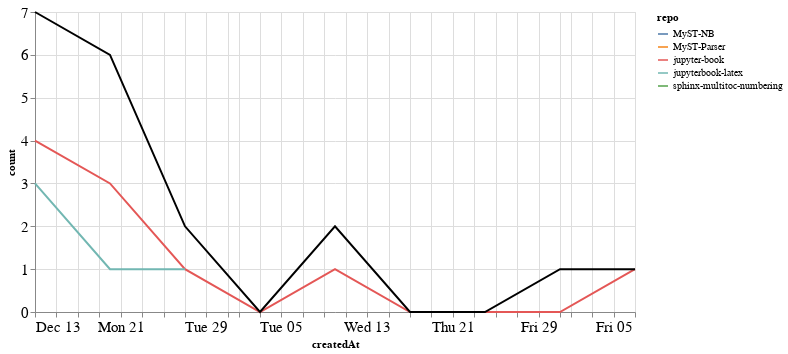

The code cell stored with this chart in its notebook:
### Markdown cell above
### Comments

### Code cell
comments_time = comments.groupby('repo').resample('W', on='createdAt').count()['author'].reset_index()
comments_time = comments_time.rename(columns={'author': 'count'})
comments_time_total = comments_time.groupby('createdAt').agg({"count": "sum"}).reset_index()
ch1 = alt.Chart(comments_time, width=600).mark_line().encode(
    x='createdAt',
    y='count',
    color='repo',
    tooltip="repo"
)

ch2 = alt.Chart(comments_time_total, width=600).mark_line(color="black").encode(
    x='createdAt',
    y='count',
)

ch1 + ch2

### Figure 1 — Vega-Lite specification as saved in the notebook (floating-point values rounded to 4 significant figures)
{"config": {"axisLeft": {"labelFontSize": 15}, "axisBottom": {"labelFontSize": 15}}, "layer": [{"data": {"name": "data-09495b612b434caba287524c3e237990"}, "mark": "line", "encoding": {"color": {"type": "nominal", "field": "repo"}, "tooltip": {"type": "nominal", "field": "repo"}, "x": {"type": "temporal", "field": "createdAt"}, "y": {"type": "quantitative", "field": "count"}}, "width": 600}, {"data": {"name": "data-864fe651f92130c609674c46630305e2"}, "mark": {"type": "line", "color": "black"}, "encoding": {"x": {"type": "temporal", "field": "createdAt"}, "y": {"type": "quantitative", "field": "count"}}, "width": 600}], "$schema": "https://vega.github.io/schema/vega-lite/v4.8.1.json", "datasets": {"data-09495b612b434caba287524c3e237990": [{"repo": "MyST-NB", "createdAt": "2021-01-31T00:00:00", "count": 1}, {"repo": "MyST-Parser", "createdAt": "2020-12-20T00:00:00", "count": 2}, {"repo": "jupyter-book", "createdAt": "2020-12-13T00:00:00", "count": 4}, {"repo": "jupyter-book", "createdAt": "2020-12-20T00:00:00", "count": 3}, {"repo": "jupyter-book", "createdAt": "2020-12-27T00:00:00", "count": 1}, {"repo": "jupyter-book", "createdAt": "2021-01-03T00:00:00", "count": 0}, {"repo": "jupyter-book", "createdAt": "2021-01-10T00:00:00", "count": 1}, {"repo": "jupyter-book", "createdAt": "2021-01-17T00:00:00", "count": 0}, {"repo": "jupyter-book", "createdAt": "2021-01-24T00:00:00", "count": 0}, {"repo": "jupyter-book", "createdAt": "2021-01-31T00:00:00", "count": 0}, {"repo": "jupyter-book", "createdAt": "2021-02-07T00:00:00", "count": 1}, {"repo": "jupyterbook-latex", "createdAt": "2020-12-13T00:00:00", "count": 3}, {"repo": "jupyterbook-latex", "createdAt": "2020-12-20T00:00:00", "count": 1}, {"repo": "jupyterbook-latex", "createdAt": "2020-12-27T00:00:00", "count": 1}, {"repo": "sphinx-multitoc-numbering", "createdAt": "2021-01-10T00:00:00", "count": 1}], "data-864fe651f92130c609674c46630305e2": [{"createdAt": "2020-12-13T00:00:00", "count": 7}, {"createdAt": "2020-12-20T00:00:00", "count": 6}, {"createdAt": "2020-12-27T00:00:00", "count": 2}, {"createdAt": "2021-01-03T00:00:00", "count": 0}, {"createdAt": "2021-01-10T00:00:00", "count": 2}, {"createdAt": "2021-01-17T00:00:00", "count": 0}, {"createdAt": "2021-01-24T00:00:00", "count": 0}, {"createdAt": "2021-01-31T00:00:00", "count": 1}, {"createdAt": "2021-02-07T00:00:00", "count": 1}]}}
